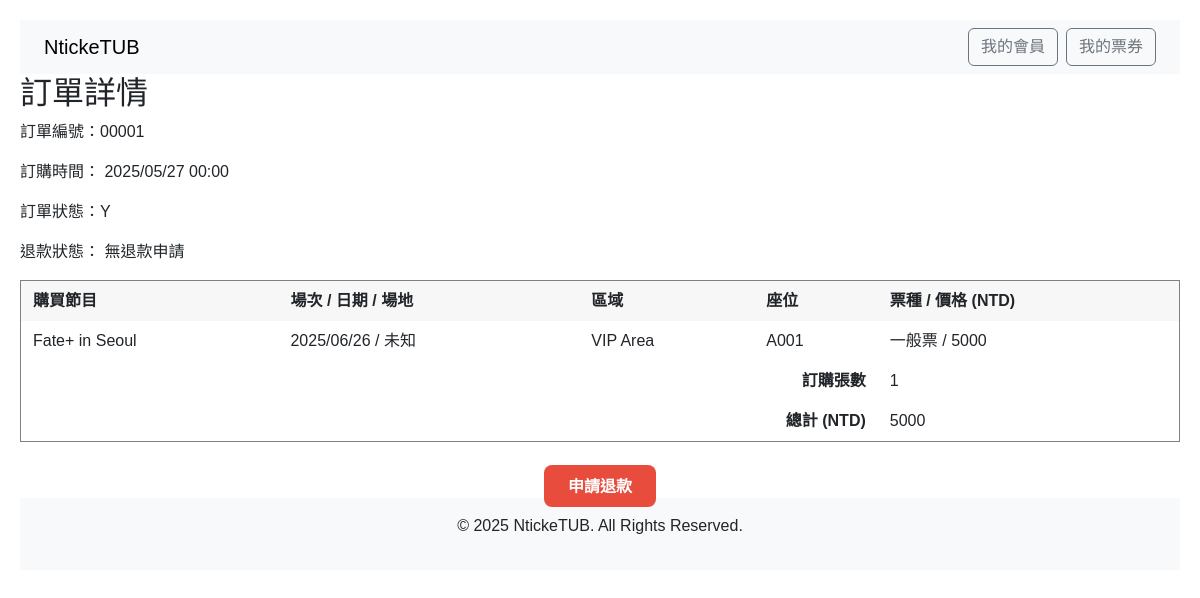
The page /order/1 on the database as committed earlier.
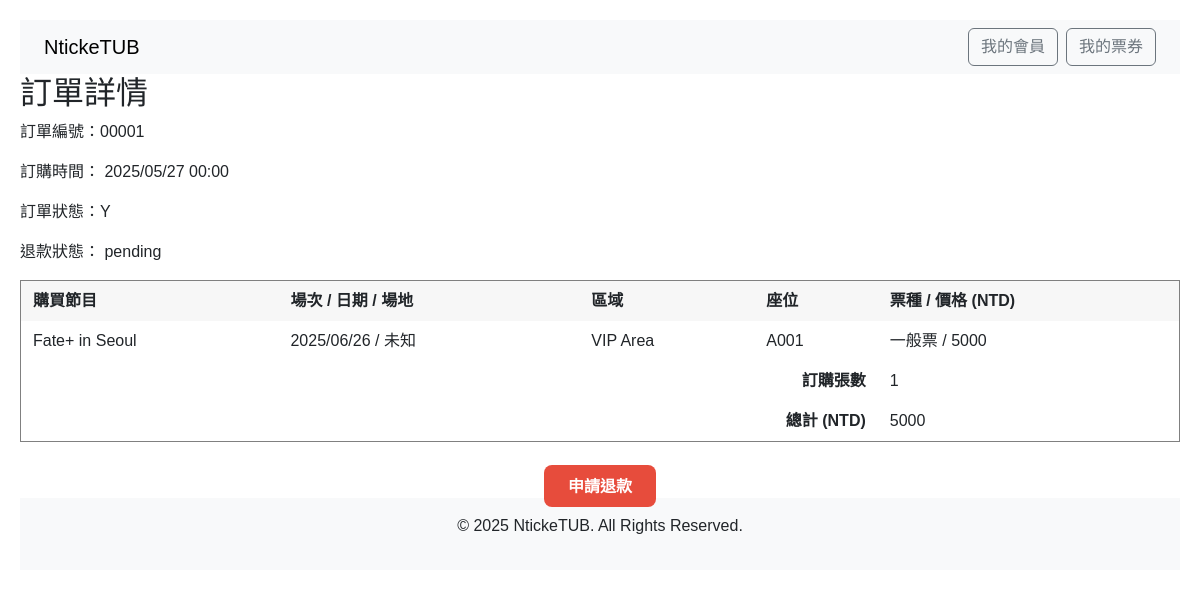
The same page on the database as committed later.
### models/order.py (models this page shows)
class Order(db.Model):
  __tablename__ = 'order'
  order_id = db.Column(db.Integer, primary_key=True)
  order_status = db.Column(db.String(1))
  buyer_name = db.Column(db.String(255))
  buyer_email = db.Column(db.String(255))
  buyer_phone = db.Column(db.String(20))
  total_price = db.Column(db.Integer)
  mem_id = db.Column(db.Integer, db.ForeignKey('member.mem_id'))
  payment_id = db.Column(db.Integer, db.ForeignKey('payment.payment_id'))
  createdAt = db.Column(db.Date)
  updatedAt = db.Column(db.Date)
  payment = relationship('Payment', back_populates='order')

### models/ticket.py (models this page shows)
class Ticket(db.Model):
  __tablename__ = 'ticket'
  ticket_id = db.Column(db.Integer, primary_key=True)
  seat_no = db.Column(db.String(4))
  ticket_status = db.Column(db.String(1))
  is_disabled = db.Column(db.Boolean, default=False)
  order_id = db.Column(db.Integer, db.ForeignKey('order.order_id'))
  game_id = db.Column(db.Integer, db.ForeignKey('game.game_id'))
  area_id = db.Column(db.Integer, db.ForeignKey('area.area_id'))
  createdAt = db.Column(db.Date)
  updatedAt = db.Column(db.Date)
  area = db.relationship('Area', backref='tickets')

### models/show.py (models this page shows, shortened)
class Show(db.Model):
    __tablename__ = 'show'
    show_id = db.Column(db.Integer, primary_key=True)
    show_name = db.Column(db.String(255))
    show_desc = db.Column(db.Text)
    show_pic = db.Column(db.Text)
    start_date = db.Column(Date)
    end_date = db.Column(Date)
    host_id = db.Column(db.Integer, db.ForeignKey('host.host_id'))
    location_id = db.Column(db.Integer, db.ForeignKey('location.loc_id'))
    createdAt = db.Column(db.Date)
    updatedAt = db.Column(db.Date)

### models/game.py (models this page shows)
class Game(db.Model):
  __tablename__ = 'game'
  game_id = db.Column(db.Integer, primary_key=True)
  game_date = db.Column(db.Date)
  game_time = db.Column(db.Time)
  sale_start_time = db.Column(db.DateTime)
  sale_end_time = db.Column(db.DateTime)
  game_status = db.Column(db.String(1))
  total_seats = db.Column(db.Integer)
  available_seats = db.Column(db.Integer)
  show_id = db.Column(db.Integer, db.ForeignKey('show.show_id'))
  createdAt = db.Column(db.Date)
  updatedAt = db.Column(db.Date)

### models/area.py (models this page shows)
class Area(db.Model):
  __tablename__ = 'area'
  area_id = db.Column(db.Integer, primary_key=True)
  area_name = db.Column(db.String(255))
  seat_count = db.Column(db.Integer)
  price = db.Column(db.Integer)
  disabled_price = db.Column(db.Integer)
  disabled_seats = db.Column(db.Integer)
  loc_id = db.Column(db.Integer, db.ForeignKey('location.loc_id'))
  sect_id = db.Column(db.Integer, db.ForeignKey('section.sect_id'))
  createdAt = db.Column(db.Date)
  updatedAt = db.Column(db.Date)

### models/refund.py (models this page shows)
class Refund(db.Model):
    __tablename__ = 'refund'
    refund_id = db.Column(db.Integer, primary_key=True)
    order_id = db.Column(db.Integer, db.ForeignKey('order.order_id'), nullable=False)
    name = db.Column(db.String(255), nullable=False)
    email = db.Column(db.String(255), nullable=False)
    phone = db.Column(db.String(20), nullable=False)
    refund_status = db.Column(db.String(20), default='pending')  # e.g., pending, approved, rejected
    createdAt = db.Column(db.DateTime, default=datetime.utcnow)
    updatedAt = db.Column(db.DateTime, default=datetime.utcnow, onupdate=datetime.utcnow)
    order = db.relationship('Order', backref=db.backref('refunds', lazy=True))

### app.py (the view)
@app.route('/order/<int:order_id>')
def order_detail(order_id):
    order = Order.query.get_or_404(order_id)
    tickets = db.session.query(Ticket, Game, Show, Area)\
        .join(Game, Ticket.game_id == Game.game_id)\
        .join(Show, Game.show_id == Show.show_id)\
        .join(Area, Ticket.area_id == Area.area_id)\
        .filter(Ticket.order_id == order_id).all()
    refund = Refund.query.filter_by(order_id=order_id).first()
    refund_status = refund.refund_status if refund else None
    return render_template('order_detail.html', order=order, tickets=tickets, refund_status=refund_status)

### templates/order_detail.html (shortened to what this page needs)
{% extends "layout.html" %}
{% block content %}
<h2>訂單詳情</h2>
<div>
  <p>訂單編號：{{ '%05d'|format(order.order_id) }}</p>
  <p>訂購時間：
    {% if order.createdAt %}
      {{ order.createdAt.strftime('%Y/%m/%d %H:%M') }}
    {% else %}
      未知
    {% endif %}
  </p>
  <p>訂單狀態：{{ order.order_status }}</p>
  <p>退款狀態：
    {% if refund_status %}
      {{ refund_status }}
    {% else %}
      無退款申請
    {% endif %}
  </p>
</div>
{% if tickets %}
  <table border="1" cellpadding="8" cellspacing="0" style="width: 100%; border-collapse: collapse; margin-top: 1rem;">
    <thead style="background-color: #f0f0f0;">
      <tr>
        <th>購買節目</th>
        <th>場次 / 日期 / 場地</th>
        <th>區域</th>
        <th>座位</th>
        <th>票種 / 價格 (NTD)</th>
      </tr>
    </thead>
    <tbody>
      {% for ticket, game, show, area in tickets %}
      <tr>
        <td>{{ show.show_name }}</td>
        <td>{{ game.game_date.strftime('%Y/%m/%d') if game.game_date else '未知' }} / {{ show.location.loc_name if show.location else '未知' }}</td>
        <td>{{ area.area_name }}</td>
        <td>{{ ticket.seat_no }}</td>
        <td>{{ ticket.ticket_type if ticket.ticket_type else '一般票' }} / {{ area.price if area.price else '未知' }}</td>
      </tr>
      {% endfor %}
    </tbody>
    <tfoot>
      <tr>
        <td colspan="4" style="text-align: right; font-weight: bold;">訂購張數</td>
        <td>{{ tickets|length }}</td>
      </tr>
      <tr>
        <td colspan="4" style="text-align: right; font-weight: bold;">總計 (NTD)</td>
        <td>{{ order.total_price }}</td>
      </tr>
    </tfoot>
  </table>
{% else %}
  <p>此訂單沒有票券。</p>
{% endif %}
<div style="text-align: center; margin-top: 2rem;">
  <a href="{{ url_for('refund_detail', order_id=order.order_id) }}" class="btn-refund" style="background-color: #e74c3c; color: white; padding: 0.8rem 1.5rem; border-radius: 8px; text-decoration: none; font-weight: bold;">申請退款</a>
</div>
{% endblock %}

### templates/layout.html (shortened to what this page needs)
<!DOCTYPE html>
<html lang="zh-Hant">
<head>
  <link href="https://cdn.jsdelivr.net/npm/bootstrap@5.3.0/dist/css/bootstrap.min.css" rel="stylesheet" />
  <link rel="stylesheet" href="{{ url_for('static', filename='style.css') }}" />
  <link href="https://cdn.jsdelivr.net/npm/bootstrap-icons@1.10.5/font/bootstrap-icons.css" rel="stylesheet" />
</head>
<body>
  <nav class="navbar navbar-light bg-light justify-content-between px-4">
    <h1 class="navbar-brand mb-0">
      <a href="{{ url_for('index') }}" class="text-decoration-none" style="color: inherit;">NtickeTUB</a>
    </h1>
    <div>
      <div class="d-flex">
        {% if current_user.is_authenticated %}
        <div class="dropdown">
          <button class="btn btn-outline-secondary dropdown-toggle me-2" type="button" id="userDropdown"
            data-bs-toggle="dropdown" aria-expanded="false">
            {{ current_user.mem_name }}
          </button>
          <ul class="dropdown-menu dropdown-menu-end" aria-labelledby="userDropdown">
            <li><a class="dropdown-item" href="{{ url_for('member_info') }}">會員資料</a></li>
            <li>
              <hr class="dropdown-divider">
            </li>
            <li><a class="dropdown-item text-danger" href="{{ url_for('logout') }}">登出</a></li>
          </ul>
        </div>
        {% else %}
        <a href="{{ url_for('login') }}" class="btn btn-outline-secondary me-2">我的會員</a>
        {% endif %}
        <a href="{{ url_for('my_tickets') }}" class="btn btn-outline-secondary">我的票券</a>
      </div>
    </div>
  </nav>
  <main>
    {% block content %}{% endblock %}
  </main>
  <footer class="bg-light text-center py-3">
    <p>&copy; 2025 NtickeTUB. All Rights Reserved.</p>
  </footer>
</body>
</html>

### static/style.css (style rules this page uses)
body { font-family: Arial, sans-serif; padding: 20px; }
.bg-light { background-color: #f8f9fa !important; }

### templates/order_detail.html (style rules this page uses)
table th, table td { padding: 8px 12px; }
table th { background-color: #f7f7f7; }

Rows that differ between the two databases and show on the page:
added Refund: refund_status "pending"
Other text that changed with them:
text no longer shown: "無退款申請"
